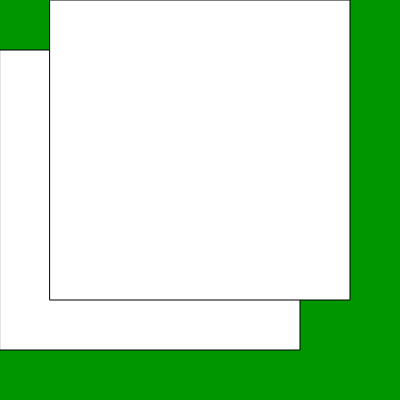
Frame 1 (no input)
Frame 60 (no input): identical to frame 1, image omitted
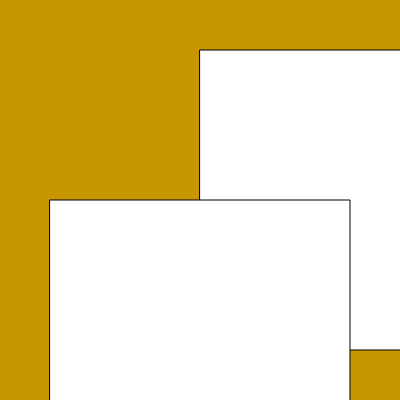
Frame 120 (the mouse pressed at the canvas centre since frame 60)

The p5.js sketch that drew these frames (run headless with seeded random() and noise() and a simulated clock; from frame 60 on, the mouse is pressed at the canvas centre):

// p5.js sketch
// ── sketch.js
function setup() {
createCanvas(400,400); //p1 changes the width, p2 changes the height
}

function draw() {
background(mouseX, 150, 00); //p1 changes the color
rect(mouseX,50,300,300); //p1 x-axis, p2 y-axis, p3 width, p4 height
rect(50, mouseY, 300, 300);
}
